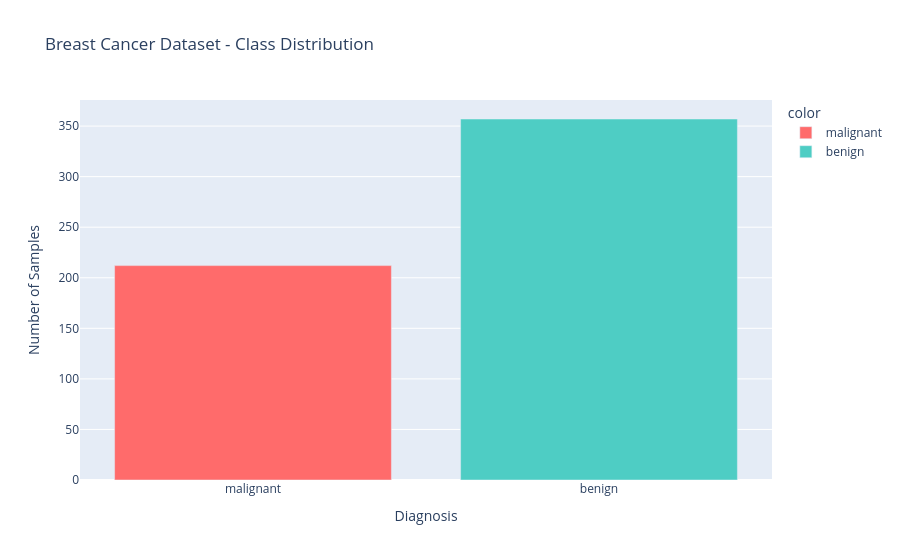

Notebook source saved alongside this figure:
### Code cell
# Visualize class distribution
fig = px.bar(
    x=meta_cancer['class_names'],
    y=class_dist_cancer.values,
    title="Breast Cancer Dataset - Class Distribution",
    labels={'x': 'Diagnosis', 'y': 'Number of Samples'},
    color=meta_cancer['class_names'],
    color_discrete_sequence=['#FF6B6B', '#4ECDC4']
)
fig.show()

# Feature correlation heatmap
plt.figure(figsize=(12, 10))
correlation_matrix = df_cancer.drop('target', axis=1).corr()
mask = np.triu(np.ones_like(correlation_matrix, dtype=bool))
sns.heatmap(correlation_matrix, mask=mask, cmap='coolwarm', center=0, annot=False)
plt.title('Breast Cancer Features - Correlation Matrix')
plt.tight_layout()
plt.show()

### Figure 1 — Plotly figure (JSON) as saved in the notebook; plotly's stock layout.template omitted (floating-point values rounded to 4 significant figures)
{"data": [{"hovertemplate": "color=malignant<br>Diagnosis=%{x}<br>Number of Samples=%{y}<extra></extra>", "legendgroup": "malignant", "marker": {"color": "#FF6B6B", "pattern": {"shape": ""}}, "name": "malignant", "orientation": "v", "showlegend": true, "textposition": "auto", "type": "bar", "x": ["malignant"], "xaxis": "x", "y": [212], "yaxis": "y"}, {"hovertemplate": "color=benign<br>Diagnosis=%{x}<br>Number of Samples=%{y}<extra></extra>", "legendgroup": "benign", "marker": {"color": "#4ECDC4", "pattern": {"shape": ""}}, "name": "benign", "orientation": "v", "showlegend": true, "textposition": "auto", "type": "bar", "x": ["benign"], "xaxis": "x", "y": [357], "yaxis": "y"}], "layout": {"barmode": "relative", "legend": {"title": {"text": "color"}, "tracegroupgap": 0}, "title": {"text": "Breast Cancer Dataset - Class Distribution"}, "xaxis": {"anchor": "y", "domain": [0, 1], "title": {"text": "Diagnosis"}}, "yaxis": {"anchor": "x", "domain": [0, 1], "title": {"text": "Number of Samples"}}}}
